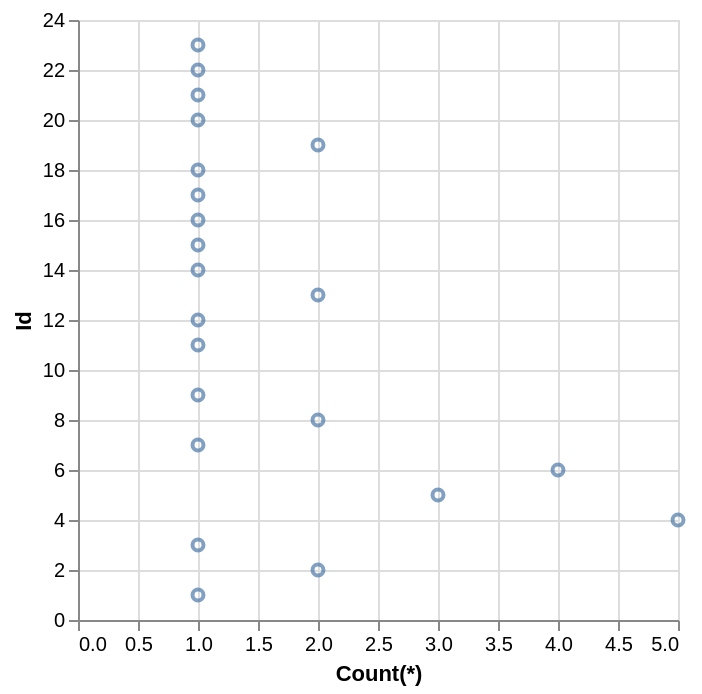

This figure's Vega-Lite source:
### Vega-Lite specification from a JSON file in a GitHub repository (floating-point values rounded to 4 significant figures)
{"data": {"values": [{"x_data": 1, "y_data": 1}, {"x_data": 2, "y_data": 2}, {"x_data": 1, "y_data": 3}, {"x_data": 5, "y_data": 4}, {"x_data": 3, "y_data": 5}, {"x_data": 4, "y_data": 6}, {"x_data": 1, "y_data": 7}, {"x_data": 2, "y_data": 8}, {"x_data": 1, "y_data": 9}, {"x_data": 1, "y_data": 11}, {"x_data": 1, "y_data": 12}, {"x_data": 2, "y_data": 13}, {"x_data": 1, "y_data": 14}, {"x_data": 1, "y_data": 15}, {"x_data": 1, "y_data": 16}, {"x_data": 1, "y_data": 17}, {"x_data": 1, "y_data": 18}, {"x_data": 2, "y_data": 19}, {"x_data": 1, "y_data": 20}, {"x_data": 1, "y_data": 21}, {"x_data": 1, "y_data": 22}, {"x_data": 1, "y_data": 23}]}, "mark": "point", "encoding": {"x": {"field": "x_data", "type": "quantitative", "title": "Count(*)"}, "y": {"field": "y_data", "type": "quantitative", "title": "Id"}}}
